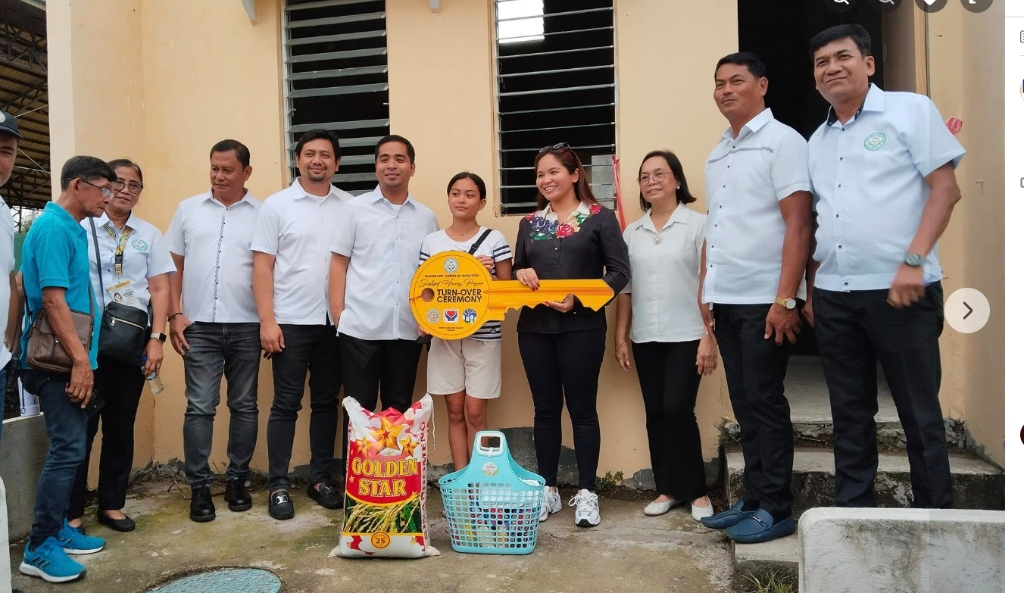
#> input picture images/hero/service_housing_key.jpg, 1024 x 593 px
$ python generate_hero_graphic.py
#> lines starting #> are read from the running program, lines starting #| are printed output that depends on the picture
import os
import cv2
import numpy as np
from PIL import Image, ImageDraw, ImageFont, ImageFilter

W, H = 1536, 1024

# 1. Base Canvas - Deep Palayan Midnight Teal to Regal Maroon Gradient
base = Image.new('RGBA', (W, H), (0, 0, 0, 255))
base_draw = ImageDraw.Draw(base)

# Rich background gradient
for y in range(H):
    t = y / float(H)
    r = int(6 * (1 - t) + 88 * t)
    g = int(30 * (1 - t) + 2 * t)
    b = int(36 * (1 - t) + 8 * t)
    base_draw.line([(0, y), (W, y)], fill=(r, g, b, 255))

# Soft ambient lighting glows
glow = Image.new('RGBA', (W, H), (0, 0, 0, 0))
#> glow: PIL image 1536x1024 RGBA; every value is 0
glow_draw = ImageDraw.Draw(glow)
for rad in range(800, 50, -25):
    alpha = int(48 * (1 - rad / 800.0))
    glow_draw.ellipse([480 - rad, 280 - rad, 480 + rad, 280 + rad], fill=(216, 186, 152, alpha))
glow = glow.filter(ImageFilter.GaussianBlur(35))
base = Image.alpha_composite(base, glow)

# Left decorative vertical satin bar (like in reference)
left_bar = Image.new('RGBA', (W, H), (0, 0, 0, 0))
lb_draw = ImageDraw.Draw(left_bar)
lb_width = 120
for x in range(lb_width):
    tx = x / float(lb_width)
    r = int(10 * (1 - tx) + 127 * tx)
    g = int(38 * (1 - tx) + 3 * tx)
    b = int(42 * (1 - tx) + 3 * tx)
    lb_draw.line([(x, 0), (x, H)], fill=(r, g, b, 235))
# Gold and white divider trim
lb_draw.line([(lb_width, 0), (lb_width, H)], fill=(216, 186, 152, 255), width=3)
lb_draw.line([(lb_width - 3, 0), (lb_width - 3, H)], fill=(255, 255, 255, 180), width=1)
base = Image.alpha_composite(base, left_bar)

# 2. Diagonal Ribbons with Services Photos
# Angle: ribbons run from top-right down to bottom-left (tilt ~ -0.32)
slope = 340

ribbon_configs = [
    {
        'top': (105, 345),
        'path': 'images/hero/service_housing_key.jpg',
        'focus_x': 0.54,
        'focus_y': 0.48,
        'title': 'PABAHAY (HOUSING)',
        'sub': 'Turn-Over Ceremony • Akap & NHA'
    },
    {
        'top': (370, 625),
        'path': 'images/hero/service_wheelchair.jpg',
        'focus_x': 0.50,
        'focus_y': 0.38,
        'title': 'PWD CARE & MOBILITY',
        'sub': 'Wheelchair & Assistive Support'
    },
    {
        'top': (650, 910),
        'path': 'images/cswdo-food-assistance.jpg',
        'focus_x': 0.62,
        'focus_y': 0.42,
        'title': 'AICS FOOD RELIEF',
        'sub': 'Ayuda & Family Rice Packs'
    },
    {
        'top': (935, 1205),
        'path': 'images/hero/service_cash_handshake.jpg',
        'focus_x': 0.48,
        'focus_y': 0.40,
        'title': 'CASH FINANCIAL AID',
        'sub': 'Emergency Cash Relief Ayuda'
    },
    {
        'top': (1230, 1540),
        'path': 'images/hero/service_senior_desk.jpg',
        'focus_x': 0.65,
        'focus_y': 0.42,
        'title': 'SENIOR CITIZEN DESK',
        'sub': 'OSCA Social Pension & Care'
    }
]

ribbons_layer = Image.new('RGBA', (W, H), (0, 0, 0, 0))
separators_layer = Image.new('RGBA', (W, H), (0, 0, 0, 0))
sep_draw = ImageDraw.Draw(separators_layer)

for cfg in ribbon_configs:
    x_start, x_end = cfg['top']
    p_path = cfg['path']
    if not os.path.exists(p_path):
        continue

    img = Image.open(p_path).convert('RGB')
#> img is the input picture: PIL image 1024x593 RGB; mean R, G, B 125.6, 116.1, 105.9

    poly = [
        (x_start, 0),
        (x_end, 0),
        (x_end - slope, H),
        (x_start - slope, H)
    ]

    mask = Image.new('L', (W, H), 0)
#> mask: PIL image 1536x1024 L; every value is 0
    m_draw = ImageDraw.Draw(mask)
    m_draw.polygon(poly, fill=255)

    min_x = max(0, min(p[0] for p in poly))
#> min_x = 0
    max_x = min(W, max(p[0] for p in poly))
#> max_x = 345
    box_w = max_x - min_x + 60
#> box_w = 405
    box_h = H + 60

    im_w, im_h = img.size
#> im_w = 1024; im_h = 593
    scale = max(box_w / float(im_w), box_h / float(im_h))
#> scale = 1.83
    new_w = int(im_w * scale)
#> new_w = 1871
    new_h = int(im_h * scale)
#> new_h = 1084
    img_resized = img.resize((new_w, new_h), Image.Resampling.LANCZOS)

    center_x = min_x + (box_w // 2)
#> center_x = 202
    center_y = H // 2

    paste_x = int(center_x - (new_w * cfg['focus_x']))
#> paste_x = -808
    paste_y = int(center_y - (new_h * cfg['focus_y']))
#> paste_y = -8

    temp_photo = Image.new('RGBA', (W, H), (0, 0, 0, 0))
    temp_photo.paste(img_resized, (paste_x, paste_y))
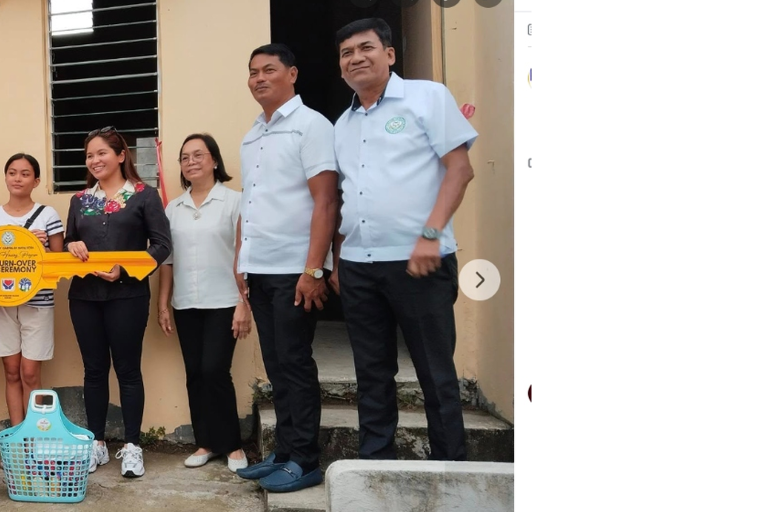
#> temp_photo: PIL image 1536x1024 RGBA (shown at 1/2 size); mean R, G, B, A 85.5, 79.3, 73.5, 176.5; transparent parts drawn white

    ribbons_layer.paste(temp_photo, (0, 0), mask)
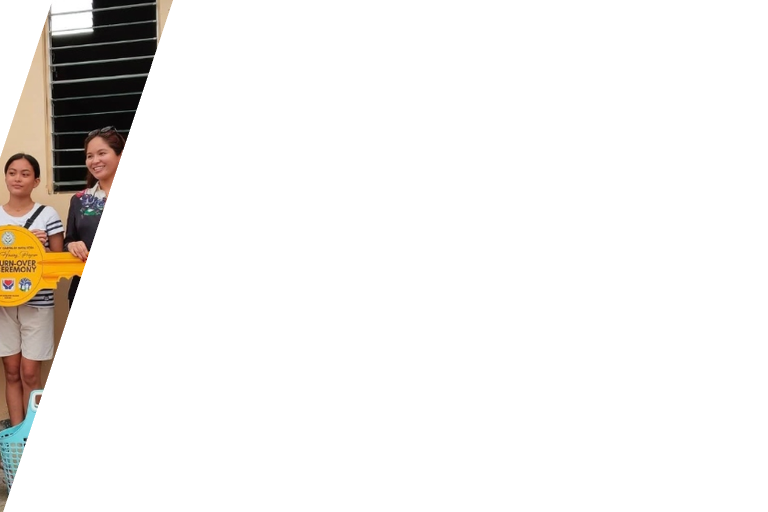
#> ribbons_layer: PIL image 1536x1024 RGBA (shown at 1/2 size); mean R, G, B, A 12.9, 10.7, 8.5, 26.5; transparent parts drawn white

    # Crisp white & gold separator lines (like the reference flyer)
    p1 = (x_end, -10)
    p2 = (x_end - slope, H + 10)

    # Soft shadow under separator
    sep_draw.line([p1, p2], fill=(0, 0, 0, 160), width=18)
    # White main border bar (width 10)
    sep_draw.line([p1, p2], fill=(255, 255, 255, 255), width=10)
    # Inner gold hairline (width 3)
    sep_draw.line([p1, p2], fill=(216, 186, 152, 240), width=3)
#> pass 2 of the loop `for cfg in ribbon_configs:`:
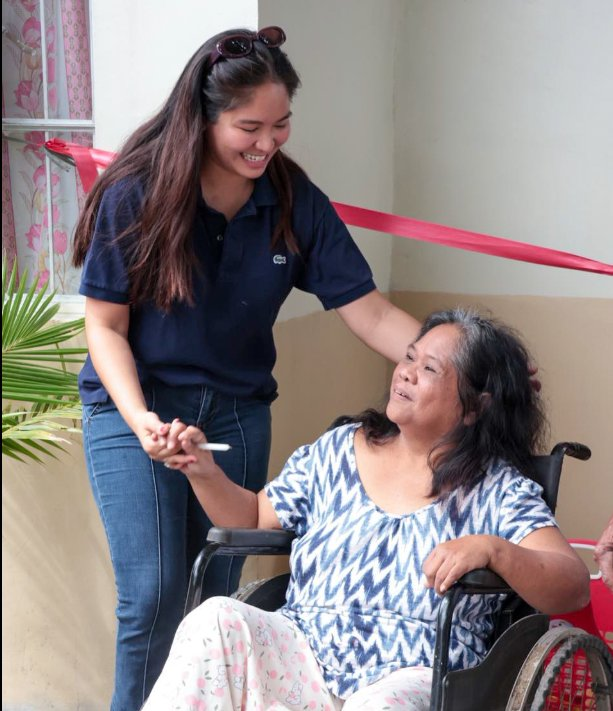
#> input picture images/hero/service_wheelchair.jpg, 613 x 711 px
#> img is the input picture: PIL image 613x711 RGB; mean R, G, B 140.3, 131, 132
#> min_x = 30
#> max_x = 625
#> box_w = 655
#> scale = 1.52
#> new_w = 934
#> img_resized: PIL image 934x1084 RGB
#> center_x = 357
#> paste_x = -110
#> paste_y = 100
#> `temp_photo.paste(img_resized, (paste_x, paste_y))`:
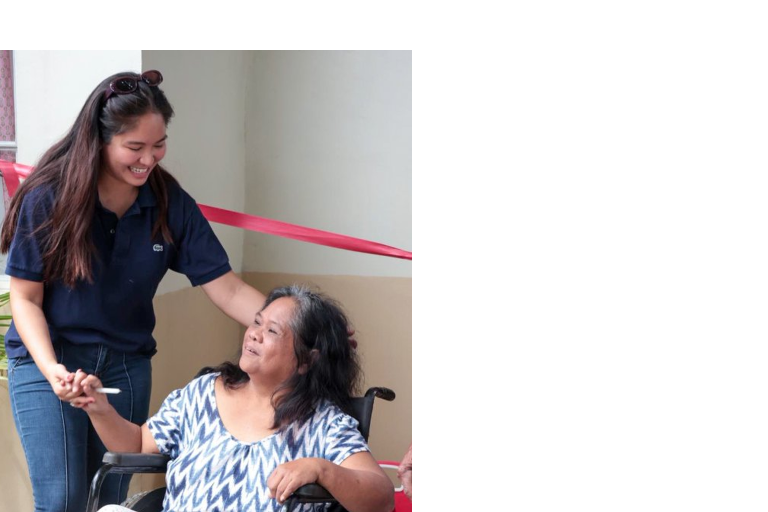
#> temp_photo: PIL image 1536x1024 RGBA (shown at 1/2 size); mean R, G, B, A 65.3, 60.4, 61.6, 123.4; transparent parts drawn white
#> `ribbons_layer.paste(temp_photo, (0, 0), mask)`:
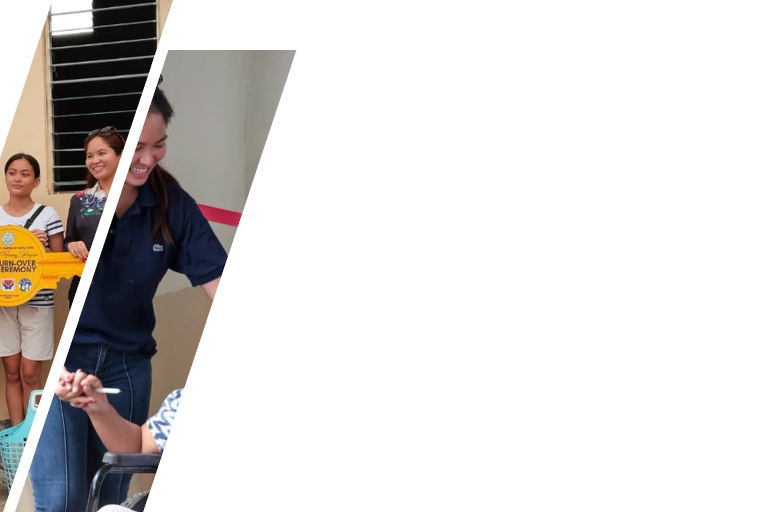
#> ribbons_layer: PIL image 1536x1024 RGBA (shown at 1/2 size); mean R, G, B, A 27.3, 24.4, 22.9, 64.9; transparent parts drawn white
#> pass 3 of the loop `for cfg in ribbon_configs:`:
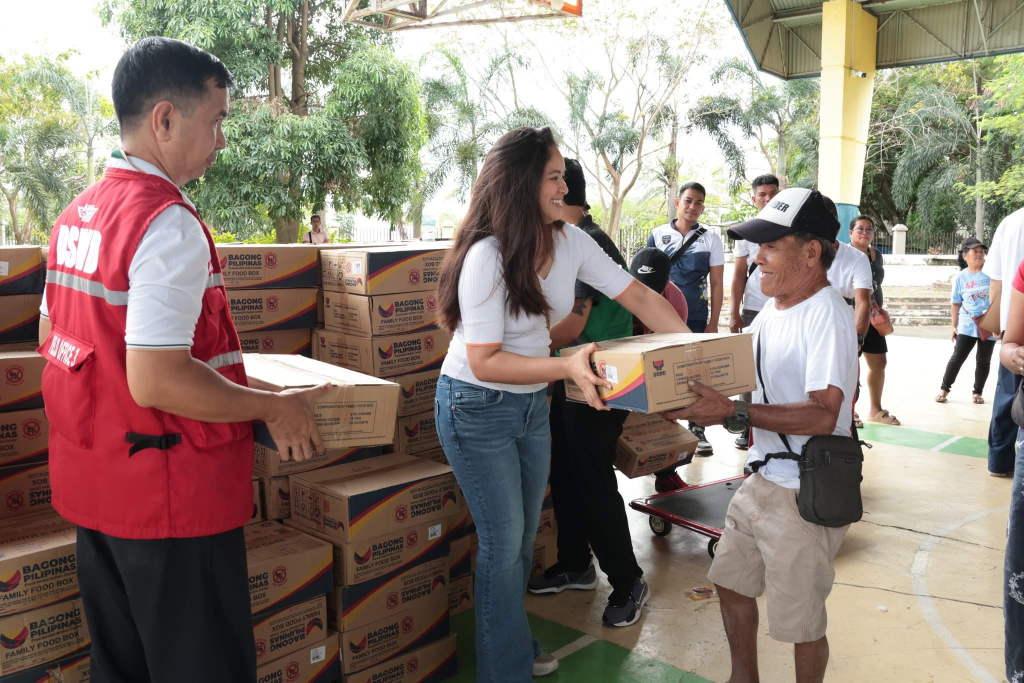
#> input picture images/cswdo-food-assistance.jpg, 2048 x 1365 px (shown at 1/2 size)
#> img is the input picture: PIL image 2048x1365 RGB; mean R, G, B 140.8, 126.8, 116.8
#> min_x = 310
#> max_x = 910
#> box_w = 660
#> scale = 0.794
#> new_w = 1626
#> img_resized: PIL image 1626x1084 RGB
#> center_x = 640
#> paste_x = -368
#> paste_y = 56
#> `temp_photo.paste(img_resized, (paste_x, paste_y))`:
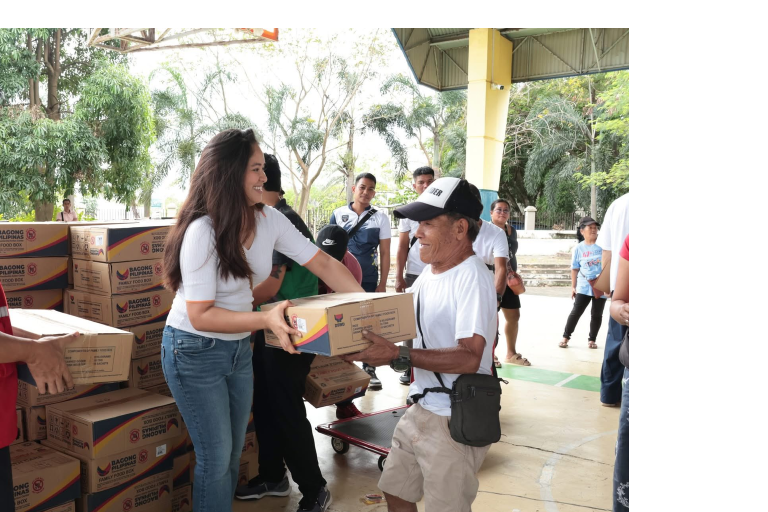
#> temp_photo: PIL image 1536x1024 RGBA (shown at 1/2 size); mean R, G, B, A 112.3, 107.5, 98.3, 197.4; transparent parts drawn white
#> `ribbons_layer.paste(temp_photo, (0, 0), mask)`:
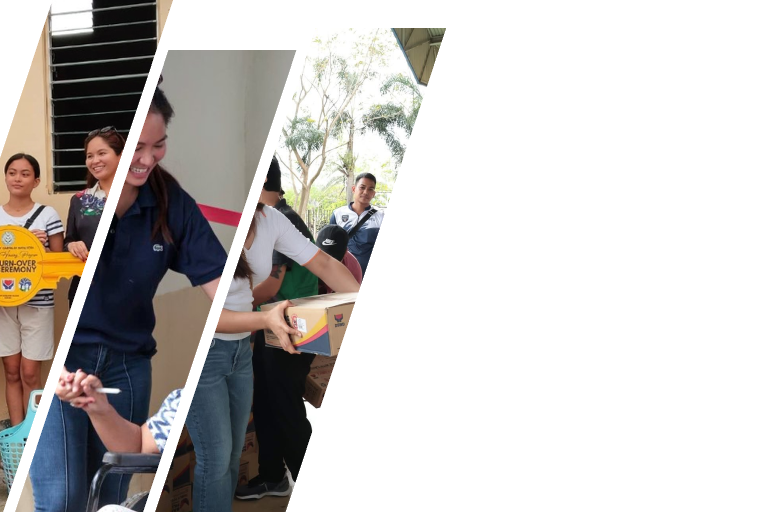
#> ribbons_layer: PIL image 1536x1024 RGBA (shown at 1/2 size); mean R, G, B, A 48.4, 45.2, 42.8, 105.9; transparent parts drawn white
#> the loop made 5 passes; the first 3 are shown

sep_shadow = separators_layer.filter(ImageFilter.GaussianBlur(10))
shadow_offset = Image.new('RGBA', (W, H), (0, 0, 0, 0))
shadow_offset.paste(sep_shadow, (6, 6))

base = Image.alpha_composite(base, shadow_offset)
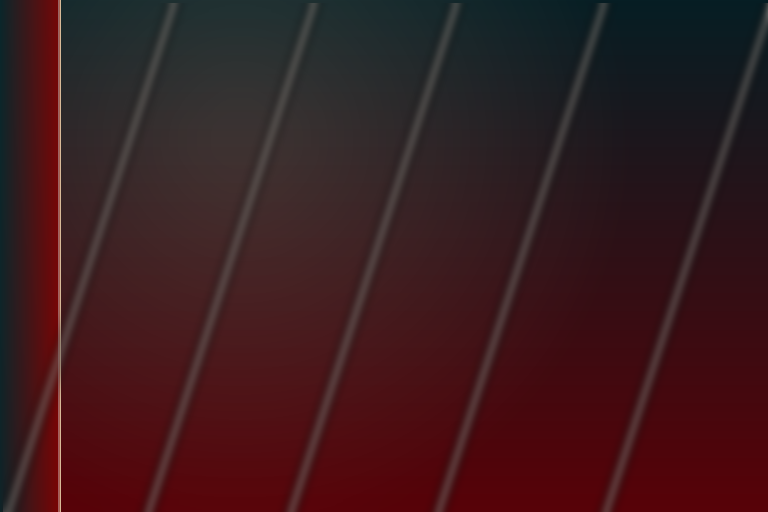
#> base: PIL image 1536x1024 RGBA (shown at 1/2 size); mean R, G, B, A 58.2, 27, 30.3, 255
base = Image.alpha_composite(base, ribbons_layer)
base = Image.alpha_composite(base, separators_layer)

# 3. Soft vignette gradient to anchor the composition
vignette = Image.new('RGBA', (W, H), (0, 0, 0, 0))
v_draw = ImageDraw.Draw(vignette)
for y in range(H - 280, H):
    t = (y - (H - 280)) / 280.0
    v_draw.line([(0, y), (W, y)], fill=(8, 16, 20, int(210 * t)))
base = Image.alpha_composite(base, vignette)

# 4. Place Mayor Vianne Cuevas on the RIGHT SIDE
mayor_cutout = Image.open('images/hero/mayor_clean_cutout.png').convert('RGBA')
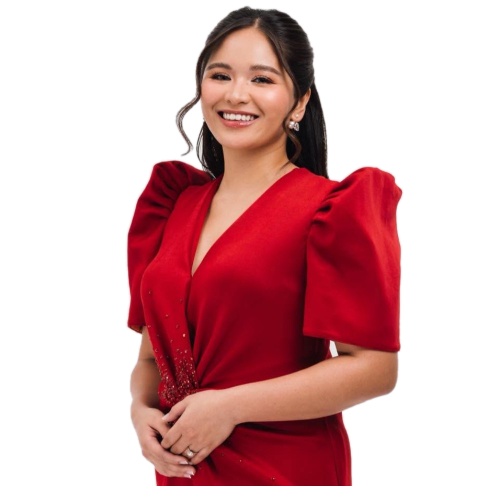
#> input picture images/hero/mayor_clean_cutout.png, 993 x 971 px (shown at 1/2 size)
#> mayor_cutout is the input picture: PIL image 993x971 RGBA; mean R, G, B, A 198.5, 154.7, 157.6, 103.6

# Target height for Mayor: 980px
target_h = 980
m_w, m_h = mayor_cutout.size
#> m_w = 993; m_h = 971
target_w = int(m_w * (target_h / float(m_h)))
#> target_w = 1002
mayor_resized = mayor_cutout.resize((target_w, target_h), Image.Resampling.LANCZOS)

# Position on the right side
mayor_x = W - target_w + 20
#> mayor_x = 554
mayor_y = H - target_h + 10

# Soft multi-layered realistic drop shadow behind Mayor onto the ribbons
mayor_shadow = Image.new('RGBA', (W, H), (0, 0, 0, 0))
m_alpha = mayor_resized.split()[3]
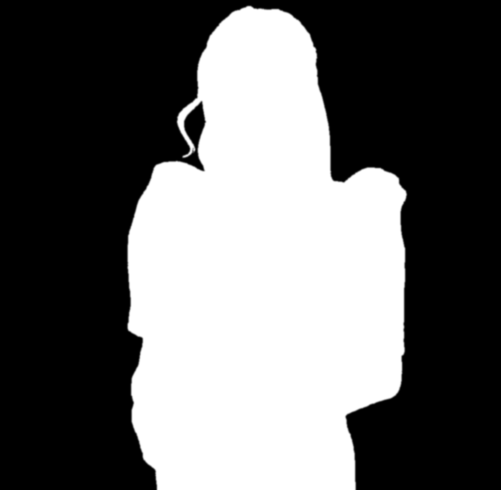
#> m_alpha: PIL image 1002x980 L (shown at 1/2 size); min 0, max 255, mean 103.6
m_shadow_patch = Image.new('RGBA', (target_w, target_h), (0, 0, 0, 185))
m_shadow_patch.putalpha(m_alpha)
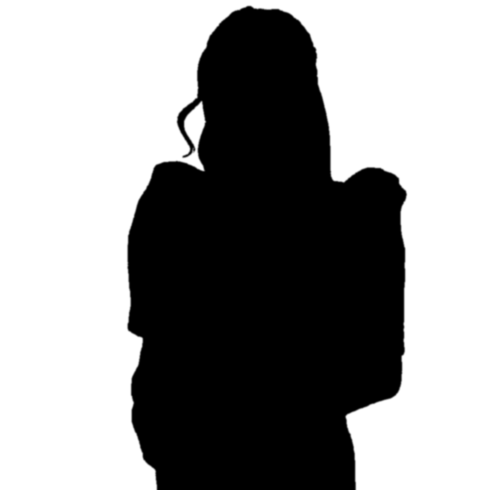
#> m_shadow_patch: PIL image 1002x980 RGBA (shown at 1/2 size); mean R, G, B, A 0, 0, 0, 103.6; transparent parts drawn white
mayor_shadow.paste(m_shadow_patch, (mayor_x - 22, mayor_y + 16))
mayor_shadow = mayor_shadow.filter(ImageFilter.GaussianBlur(22))

base = Image.alpha_composite(base, mayor_shadow)
base.paste(mayor_resized, (mayor_x, mayor_y), mayor_resized)

# 5. Overlays, Badges, and Typography (inspired by the reference flyer)
overlay = Image.new('RGBA', (W, H), (0, 0, 0, 0))
draw_o = ImageDraw.Draw(overlay)

font_dir = os.path.join(os.environ.get('WINDIR', 'C:\\Windows'), 'Fonts')
font_name = ImageFont.truetype(os.path.join(font_dir, 'impact.ttf'), 48)
font_title = ImageFont.truetype(os.path.join(font_dir, 'segoeuib.ttf'), 21)
font_badge_bold = ImageFont.truetype(os.path.join(font_dir, 'segoeuib.ttf'), 13)
font_badge_sub = ImageFont.truetype(os.path.join(font_dir, 'segoeui.ttf'), 11)

# Badge tags on the upper parts of each ribbon
badge_positions = [
    (105, "PABAHAY", "Housing Turn-Over"),
    (370, "PWD CARE", "Wheelchair Support"),
    (650, "AICS RELIEF", "Food & Rice Ayuda"),
    (935, "CASH AID", "Financial Assistance")
]

for bx, b_title, b_sub in badge_positions:
    px = bx + 22
    py = 32
    draw_o.rounded_rectangle([px, py, px + 200, py + 52], radius=12, fill=(10, 45, 52, 230), outline=(216, 186, 152, 240), width=2)
    draw_o.text((px + 14, py + 8), b_title, font=font_badge_bold, fill=(255, 235, 180, 255))
    draw_o.text((px + 14, py + 28), b_sub, font=font_badge_sub, fill=(255, 255, 255, 220))

# Bottom-left satin drape effect (like the purple silk in reference)
satin_poly = [
    (0, H - 190),
    (190, H - 250),
    (250, H),
    (0, H)
]
satin = Image.new('RGBA', (W, H), (0, 0, 0, 0))
s_draw = ImageDraw.Draw(satin)
s_draw.polygon(satin_poly, fill=(127, 3, 3, 210), outline=(216, 186, 152, 200))
satin = satin.filter(ImageFilter.GaussianBlur(8))
base = Image.alpha_composite(base, satin)

# Official Palayan Shield Crest (Inspired by the 14th June Shield in the reference)
shield_x = mayor_x - 175
#> shield_x = 379
shield_y = H - 275
shield_w = 200
shield_h = 175

shield_poly = [
    (shield_x, shield_y),
    (shield_x + shield_w, shield_y),
    (shield_x + shield_w, shield_y + 115),
    (shield_x + shield_w // 2, shield_y + shield_h),
    (shield_x, shield_y + 115)
]
draw_o.polygon([(p[0] + 6, p[1] + 6) for p in shield_poly], fill=(0, 0, 0, 140))
draw_o.polygon(shield_poly, fill=(127, 3, 3, 250), outline=(216, 186, 152, 255), width=3)

inner_shield = [
    (shield_x + 6, shield_y + 6),
    (shield_x + shield_w - 6, shield_y + 6),
    (shield_x + shield_w - 6, shield_y + 110),
    (shield_x + shield_w // 2, shield_y + shield_h - 10),
    (shield_x + 6, shield_y + 110)
]
draw_o.polygon(inner_shield, outline=(255, 255, 255, 180), width=1)

draw_o.text((shield_x + 42, shield_y + 26), "LUNGSOD NG", font=ImageFont.truetype(os.path.join(font_dir, 'segoeuib.ttf'), 15), fill=(216, 186, 152, 255))
draw_o.text((shield_x + 36, shield_y + 50), "PALAYAN", font=ImageFont.truetype(os.path.join(font_dir, 'impact.ttf'), 33), fill=(255, 255, 255, 255))
draw_o.text((shield_x + 32, shield_y + 98), "KALINGA HUB", font=ImageFont.truetype(os.path.join(font_dir, 'segoeuib.ttf'), 15), fill=(216, 186, 152, 240))
draw_o.text((shield_x + 58, shield_y + 124), "CSWDO", font=ImageFont.truetype(os.path.join(font_dir, 'segoeuib.ttf'), 12), fill=(255, 255, 255, 200))

# Mayor Name Ribbon Box (Right bottom, like EARNEST ribbon in reference)
banner_w = 600
banner_h = 100
banner_x = W - banner_w - 30
banner_y = H - banner_h - 25

draw_o.rounded_rectangle([banner_x + 6, banner_y + 6, banner_x + banner_w + 6, banner_y + banner_h + 6], radius=16, fill=(0, 0, 0, 140))
draw_o.rounded_rectangle([banner_x, banner_y, banner_x + banner_w, banner_y + banner_h], radius=16, fill=(10, 42, 48, 245), outline=(216, 186, 152, 255), width=2)
draw_o.line([(banner_x + 20, banner_y + 6), (banner_x + banner_w - 20, banner_y + 6)], fill=(216, 186, 152, 255), width=2)

draw_o.text((banner_x + 26, banner_y + 14), "HON. VIANDREI NICOLE \"VIANNE\" J. CUEVAS", font=ImageFont.truetype(os.path.join(font_dir, 'segoeuib.ttf'), 21), fill=(255, 255, 255, 255))
draw_o.text((banner_x + 26, banner_y + 46), "CITY MAYOR • LUNGSOD NG PALAYAN", font=ImageFont.truetype(os.path.join(font_dir, 'impact.ttf'), 23), fill=(216, 186, 152, 255))
draw_o.text((banner_x + 26, banner_y + 74), "One Palayan-Kalinga Hub • Kalinga at Serbisyong Tapat", font=ImageFont.truetype(os.path.join(font_dir, 'segoeui.ttf'), 13), fill=(230, 240, 245, 220))

# Merge all layers
final_image = Image.alpha_composite(base, overlay).convert('RGB')
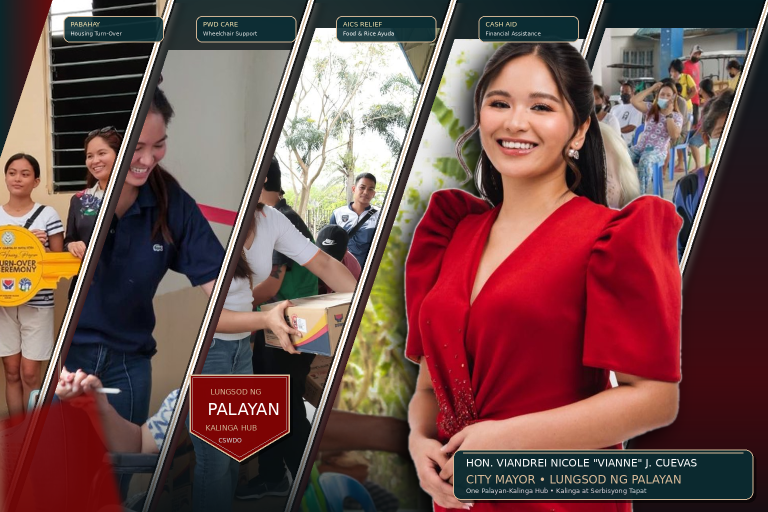
#> final_image: PIL image 1536x1024 RGB (shown at 1/2 size); mean R, G, B 113.5, 79, 76.1

out_path = 'images/palayan_hero_mayor_cuevas.jpg'
final_image.save(out_path, quality=98)
print('Refined final graphic saved to:', out_path)
